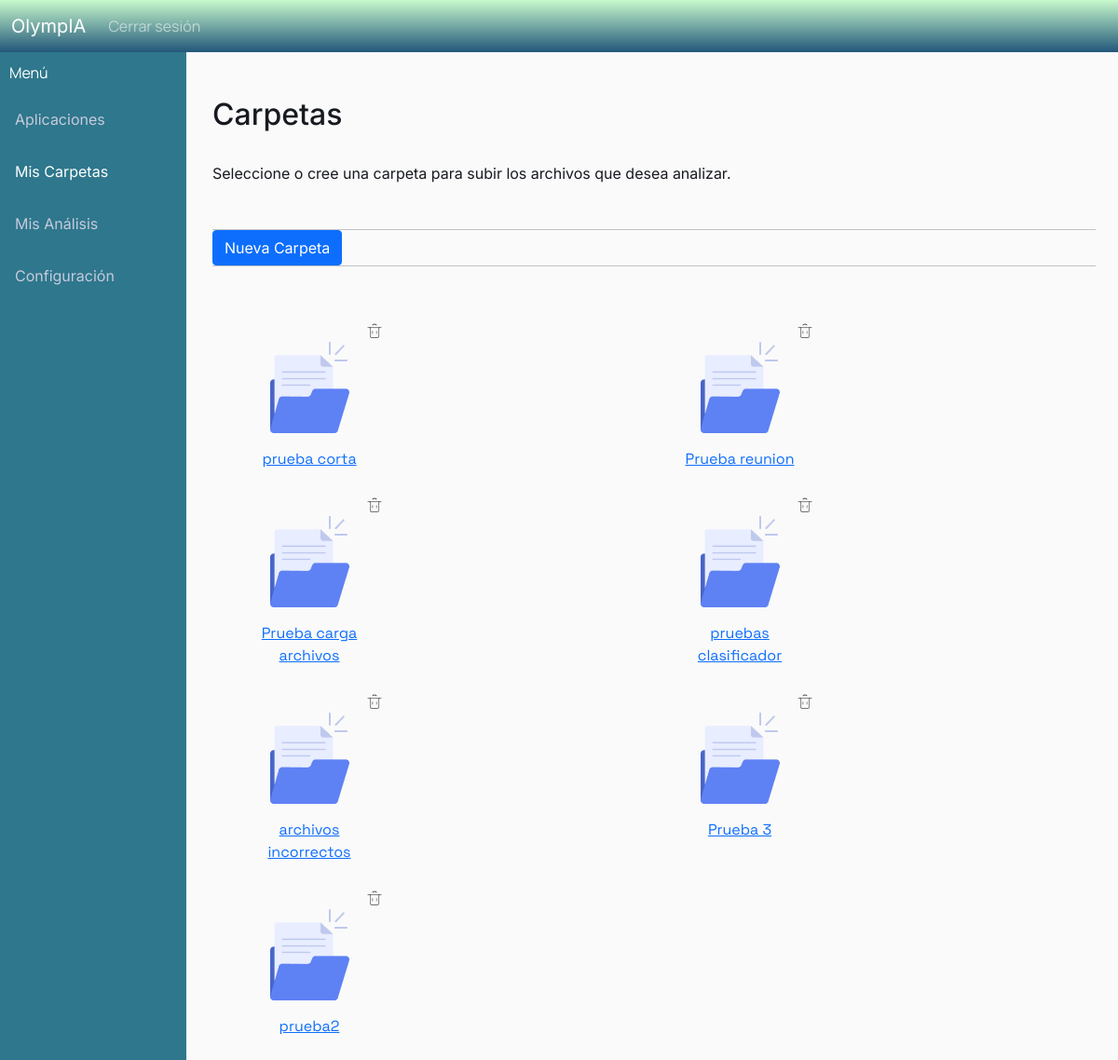
The app's page /carpetas (signed in), older data.
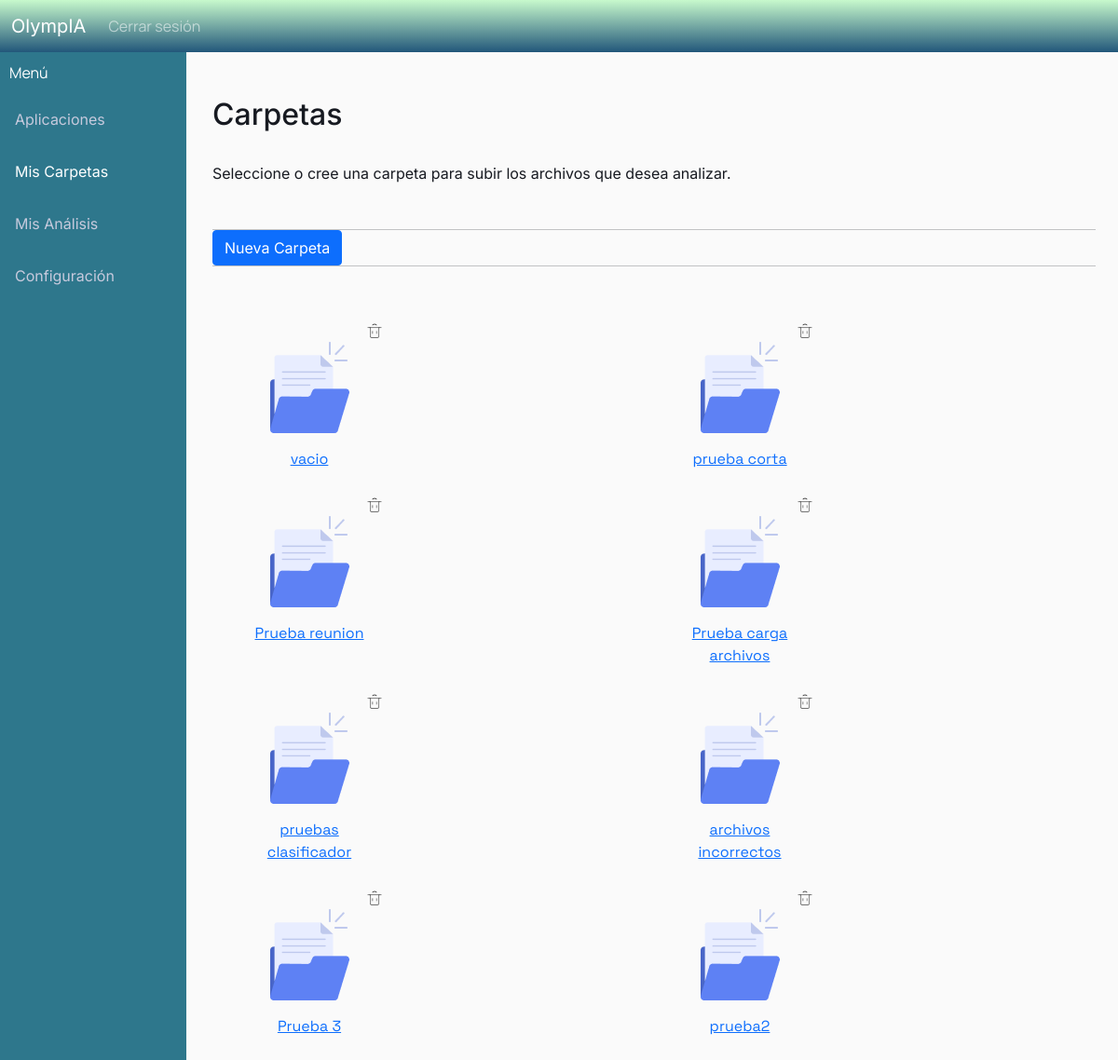
The same page, newer data.
### analisis/models.py (models this page shows, shortened)
class Carpeta(models.Model):
    nombre = models.CharField(max_length=256)
    fecha_creacion = models.DateTimeField(null=False)
    ultima_modificacion = models.DateTimeField(null=False)
    usuario = models.ForeignKey(User, on_delete=models.CASCADE)

### analisis/views.py (the view)
# urls.py: path("carpetas", views.carpetas, name="analisis-carpetas"),
@login_required
def carpetas(request):
    usuario_actual = request.user
    context = {
        "carpetas": Carpeta.objects.filter(usuario = usuario_actual).order_by("-id"),
    }
    return render(request, "analisis/carpetas.html", context= context)

### analisis/templates/analisis/carpetas.html (shortened to what this page needs)
{% extends "analisis/base.html" %}
{% load static %}
{% block content %}
<div class="row">
    <div class="col-sm">
        <div class="sidebar">
            <div class="sidebar-brand"> Menú </div>
            <a href="{% url 'analisis-principal' %}">Aplicaciones</a>
            <a class="active" href="">Mis Carpetas</a>
            <a href="{% url 'analisis-resultados' %}">Mis Análisis</a>
            <a href="{% url 'analisis-config' %}">Configuración</a>
        </div>
    </div>
    <div class = "col-md-10">
        <main role="main" class="container">
            <h2>Carpetas</h2>
            <p> Seleccione o cree una carpeta para subir los archivos que desea analizar. </p>
            <div class="file-manager-actions container-p-x py-2">
                <hr class="m-0" />
                <div>
                    <a href="{% url 'analisis-nueva_carpeta' %}">
                        <button type="button" class="btn btn-primary mr-2">Nueva Carpeta</button>
                    </a>
                </div>
                <hr class="m-0" />
            </div>
            <div class="container">
                <div class="row">
                    {% for carpeta in carpetas %}
                    <div class="col-6">
                        <div class="card bg-transparent border-0" style="width:10rem;">
                            <div class = "text-end">
                                <a href="{% url 'analisis-borrar_carpeta' carpeta.id %}" onclick="return confirm('¿Estás seguro de que quieres eliminar este archivo? Todos los análisis asociados a la carpeta serán eliminados.')">
                                    <img src="{% static 'images/trash.png'%}" width="20" >
                                </a>
                            </div>
                            <div class="text-center" >
                                <a href="{% url 'analisis-carpeta' carpeta.id %}">
                                    <div class="text-center" >
                                        <img src="{% static 'images/carpeta.png'%}">
                                    </div>
                                    <div class="card-body">
                                        <div class="card-title nombre">{{carpeta.nombre}}</div>
                                    </div>
                                </a>
                            </div>
                        </div>
                    </div>
                    {% endfor %}
                </div>
            </div>
        </main>
    </div>
</div>
{% endblock content %}

Row changes from the older to the newer data that the page shows:
added Carpeta: nombre "vacio"
